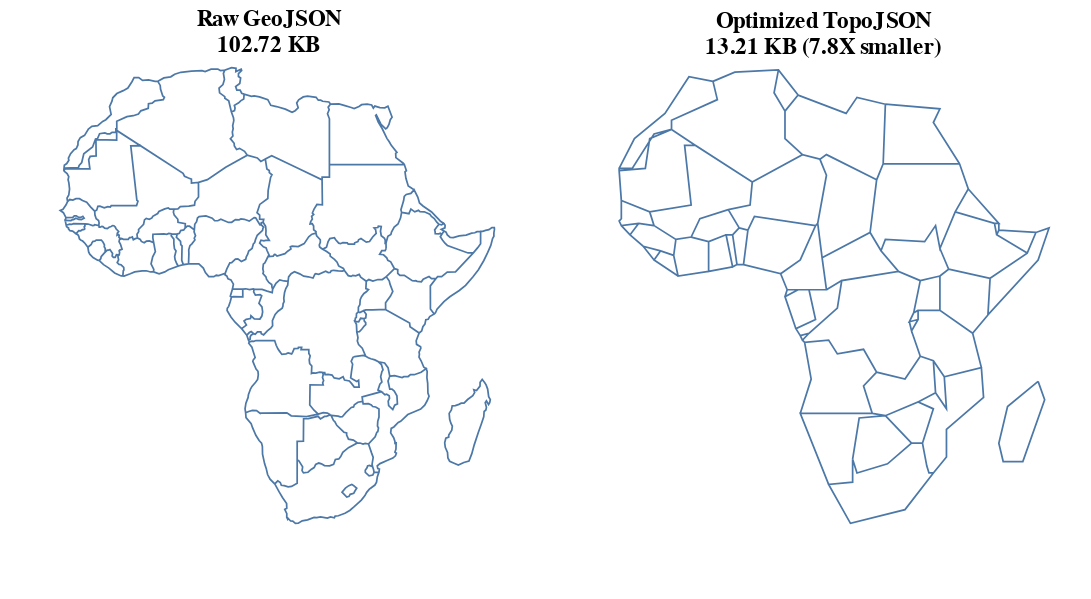

Here is the notebook cell this chart was saved with:
### Code cell
l = tp.Topology(data=africa, topology=False, prequantize=False).to_alt().properties(title=['Raw GeoJSON', '102.72 KB'])
r = topo.to_alt().properties(title=['Optimized TopoJSON', '13.21 KB (7.8X smaller)'])
l | r

### Figure 1 — Vega-Lite specification as saved in the notebook (floating-point values rounded to 4 significant figures; data arrays with more than 128 entries replaced by an {"elided": "..."} marker saying what was removed)
{"config": {"view": {"continuousWidth": 400, "continuousHeight": 300}}, "hconcat": [{"data": {"name": "data-9f3a60100dd249d669366182876a2cb1", "format": {"mesh": "data", "type": "topojson"}}, "mark": {"type": "geoshape", "filled": false}, "projection": {"reflectY": true, "type": "identity"}, "title": ["Raw GeoJSON", "102.72 KB"], "width": 300}, {"data": {"name": "data-20bfb36532254a0aa815b2f5b8ab3f0e", "format": {"mesh": "data", "type": "topojson"}}, "mark": {"type": "geoshape", "filled": false}, "projection": {"reflectY": true, "type": "identity"}, "title": ["Optimized TopoJSON", "13.21 KB (7.8X smaller)"], "width": 300}], "$schema": "https://vega.github.io/schema/vega-lite/v4.8.1.json", "datasets": {"data-9f3a60100dd249d669366182876a2cb1": {"type": "Topology", "objects": {"data": {"geometries": [{"properties": {"pop_est": 53950935, "continent": "Africa", "name": "Tanzania", "iso_a3": "TZA", "gdp_md_est": 150600.0}, "type": "Polygon", "arcs": [[0]]}, {"properties": {"pop_est": 603253, "continent": "Africa", "name": "W. Sahara", "iso_a3": "ESH", "gdp_md_est": 906.5}, "type": "Polygon", "arcs": [[1]]}, {"properties": {"pop_est": 83301151, "continent": "Africa", "name": "Dem. Rep. Congo", "iso_a3": "COD", "gdp_md_est": 66010.0}, "type": "Polygon", "arcs": [[2]]}, {"properties": {"pop_est": 7531386, "continent": "Africa", "name": "Somalia", "iso_a3": "SOM", "gdp_md_est": 4719.0}, "type": "Polygon", "arcs": [[3]]}, {"properties": {"pop_est": 47615739, "continent": "Africa", "name": "Kenya", "iso_a3": "KEN", "gdp_md_est": 152700.0}, "type": "Polygon", "arcs": [[4]]}, {"properties": {"pop_est": 37345935, "continent": "Africa", "name": "Sudan", "iso_a3": "SDN", "gdp_md_est": 176300.0}, "type": "Polygon", "arcs": [[5]]}, {"properties": {"pop_est": 12075985, "continent": "Africa", "name": "Chad", "iso_a3": "TCD", "gdp_md_est": 30590.0}, "type": "Polygon", "arcs": [[6]]}, {"properties": {"pop_est": 54841552, "continent": "Africa", "name": "South Africa", "iso_a3": "ZAF", "gdp_md_est": 739100.0}, "type": "Polygon", "arcs": [[7], [8]]}, {"properties": {"pop_est": 1958042, "continent": "Africa", "name": "Lesotho", "iso_a3": "LSO", "gdp_md_est": 6019.0}, "type": "Polygon", "arcs": [[8]]}, {"properties": {"pop_est": 13805084, "continent": "Africa", "name": "Zimbabwe", "iso_a3": "ZWE", "gdp_md_est": 28330.0}, "type": "Polygon", "arcs": [[9]]}, {"properties": {"pop_est": 2214858, "continent": "Africa", "name": "Botswana", "iso_a3": "BWA", "gdp_md_est": 35900.0}, "type": "Polygon", "arcs": [[10]]}, {"properties": {"pop_est": 2484780, "continent": "Africa", "name": "Namibia", "iso_a3": "NAM", "gdp_md_est": 25990.0}, "type": "Polygon", "arcs": [[11]]}, {"properties": {"pop_est": 14668522, "continent": "Africa", "name": "Senegal", "iso_a3": "SEN", "gdp_md_est": 39720.0}, "type": "Polygon", "arcs": [[12]]}, {"properties": {"pop_est": 17885245, "continent": "Africa", "name": "Mali", "iso_a3": "MLI", "gdp_md_est": 38090.0}, "type": "Polygon", "arcs": [[13]]}, {"properties": {"pop_est": 3758571, "continent": "Africa", "name": "Mauritania", "iso_a3": "MRT", "gdp_md_est": 16710.0}, "type": "Polygon", "arcs": [[14]]}, {"properties": {"pop_est": 11038805, "continent": "Africa", "name": "Benin", "iso_a3": "BEN", "gdp_md_est": 24310.0}, "type": "Polygon", "arcs": [[15]]}, {"properties": {"pop_est": 19245344, "continent": "Africa", "name": "Niger", "iso_a3": "NER", "gdp_md_est": 20150.0}, "type": "Polygon", "arcs": [[16]]}, {"properties": {"pop_est": 190632261, "continent": "Africa", "name": "Nigeria", "iso_a3": "NGA", "gdp_md_est": 1089000.0}, "type": "Polygon", "arcs": [[17]]}, {"properties": {"pop_est": 24994885, "continent": "Africa", "name": "Cameroon", "iso_a3": "CMR", "gdp_md_est": 77240.0}, "type": "Polygon", "arcs": [[18]]}, {"properties": {"pop_est": 7965055, "continent": "Africa", "name": "Togo", "iso_a3": "TGO", "gdp_md_est": 11610.0}, "type": "Polygon", "arcs": [[19]]}, {"properties": {"pop_est": 27499924, "continent": "Africa", "name": "Ghana", "iso_a3": "GHA", "gdp_md_est": 120800.0}, "type": "Polygon", "arcs": [[20]]}, {"properties": {"pop_est": 24184810, "continent": "Africa", "name": "Côte d'Ivoire", "iso_a3": "CIV", "gdp_md_est": 87120.0}, "type": "Polygon", "arcs": [[21]]}, {"properties": {"pop_est": 12413867, "continent": "Africa", "name": "Guinea", "iso_a3": "GIN", "gdp_md_est": 16080.0}, "type": "Polygon", "arcs": [[22]]}, {"properties": {"pop_est": 1792338, "continent": "Africa", "name": "Guinea-Bissau", "iso_a3": "GNB", "gdp_md_est": 2851.0}, "type": "Polygon", "arcs": [[23]]}, {"properties": {"pop_est": 4689021, "continent": "Africa", "name": "Liberia", "iso_a3": "LBR", "gdp_md_est": 3881.0}, "type": "Polygon", "arcs": [[24]]}, {"properties": {"pop_est": 6163195, "continent": "Africa", "name": "Sierra Leone", "iso_a3": "SLE", "gdp_md_est": 10640.0}, "type": "Polygon", "arcs": [[25]]}, {"properties": {"pop_est": 20107509, "continent": "Africa", "name": "Burkina Faso", "iso_a3": "BFA", "gdp_md_est": 32990.0}, "type": "Polygon", "arcs": [[26]]}, {"properties": {"pop_est": 5625118, "continent": "Africa", "name": "Central African Rep.", "iso_a3": "CAF", "gdp_md_est": 3206.0}, "type": "Polygon", "arcs": [[27]]}, {"properties": {"pop_est": 4954674, "continent": "Africa", "name": "Congo", "iso_a3": "COG", "gdp_md_est": 30270.0}, "type": "Polygon", "arcs": [[28]]}, {"properties": {"pop_est": 1772255, "continent": "Africa", "name": "Gabon", "iso_a3": "GAB", "gdp_md_est": 35980.0}, "type": "Polygon", "arcs": [[29]]}, {"properties": {"pop_est": 778358, "continent": "Africa", "name": "Eq. Guinea", "iso_a3": "GNQ", "gdp_md_est": 31770.0}, "type": "Polygon", "arcs": [[30]]}, {"properties": {"pop_est": 15972000, "continent": "Africa", "name": "Zambia", "iso_a3": "ZMB", "gdp_md_est": 65170.0}, "type": "Polygon", "arcs": [[31]]}, {"properties": {"pop_est": 19196246, "continent": "Africa", "name": "Malawi", "iso_a3": "MWI", "gdp_md_est": 21200.0}, "type": "Polygon", "arcs": [[32]]}, {"properties": {"pop_est": 26573706, "continent": "Africa", "name": "Mozambique", "iso_a3": "MOZ", "gdp_md_est": 35010.0}, "type": "Polygon", "arcs": [[33]]}, {"properties": {"pop_est": 1467152, "continent": "Africa", "name": "eSwatini", "iso_a3": "SWZ", "gdp_md_est": 11060.0}, "type": "Polygon", "arcs": [[34]]}, {"properties": {"pop_est": 29310273, "continent": "Africa", "name": "Angola", "iso_a3": "AGO", "gdp_md_est": 189000.0}, "type": "MultiPolygon", "arcs": [[[35]], [[36]]]}, {"properties": {"pop_est": 11466756, "continent": "Africa", "name": "Burundi", "iso_a3": "BDI", "gdp_md_est": 7892.0}, "type": "Polygon", "arcs": [[37]]}, {"properties": {"pop_est": 25054161, "continent": "Africa", "name": "Madagascar", "iso_a3": "MDG", "gdp_md_est": 36860.0}, "type": "Polygon", "arcs": [[38]]}, {"properties": {"pop_est": 2051363, "continent": "Africa", "name": "Gambia", "iso_a3": "GMB", "gdp_md_est": 3387.0}, "type": "Polygon", "arcs": [[39]]}, {"properties": {"pop_est": 11403800, "continent": "Africa", "name": "Tunisia", "iso_a3": "TUN", "gdp_md_est": 130800.0}, "type": "Polygon", "arcs": [[40]]}, {"properties": {"pop_est": 40969443, "continent": "Africa", "name": "Algeria", "iso_a3": "DZA", "gdp_md_est": 609400.0}, "type": "Polygon", "arcs": [[41]]}, {"properties": {"pop_est": 5918919, "continent": "Africa", "name": "Eritrea", "iso_a3": "ERI", "gdp_md_est": 9169.0}, "type": "Polygon", "arcs": [[42]]}, {"properties": {"pop_est": 33986655, "continent": "Africa", "name": "Morocco", "iso_a3": "MAR", "gdp_md_est": 282800.0}, "type": "Polygon", "arcs": [[43]]}, {"properties": {"pop_est": 97041072, "continent": "Africa", "name": "Egypt", "iso_a3": "EGY", "gdp_md_est": 1105000.0}, "type": "Polygon", "arcs": [[44]]}, {"properties": {"pop_est": 6653210, "continent": "Africa", "name": "Libya", "iso_a3": "LBY", "gdp_md_est": 90890.0}, "type": "Polygon", "arcs": [[45]]}, {"properties": {"pop_est": 105350020, "continent": "Africa", "name": "Ethiopia", "iso_a3": "ETH", "gdp_md_est": 174700.0}, "type": "Polygon", "arcs": [[46]]}, {"properties": {"pop_est": 865267, "continent": "Africa", "name": "Djibouti", "iso_a3": "DJI", "gdp_md_est": 3345.0}, "type": "Polygon", "arcs": [[47]]}, {"properties": {"pop_est": 3500000, "continent": "Africa", "name": "Somaliland", "iso_a3": "-99", "gdp_md_est": 12250.0}, "type": "Polygon", "arcs": [[48]]}, {"properties": {"pop_est": 39570125, "continent": "Africa", "name": "Uganda", "iso_a3": "UGA", "gdp_md_est": 84930.0}, "type": "Polygon", "arcs": [[49]]}, {"properties": {"pop_est": 11901484, "continent": "Africa", "name": "Rwanda", "iso_a3": "RWA", "gdp_md_est": 21970.0}, "type": "Polygon", "arcs": [[50]]}, {"properties": {"pop_est": 13026129, "continent": "Africa", "name": "S. Sudan", "iso_a3": "SSD", "gdp_md_est": 20880.0}, "type": "Polygon", "arcs": [[51]]}], "type": "GeometryCollection"}}, "bbox": [-17.63, -34.82, 51.13, 37.35], "arcs": {"elided": "52 rows, 4460 float values in total"}}, "data-20bfb36532254a0aa815b2f5b8ab3f0e": {"type": "Topology", "objects": {"data": {"geometries": [{"properties": {"pop_est": 53950935, "continent": "Africa", "name": "Tanzania", "iso_a3": "TZA", "gdp_md_est": 150600.0}, "type": "Polygon", "arcs": [[-6, 0, -84, -82, -77, -3, -100, -140, -137]]}, {"properties": {"pop_est": 603253, "continent": "Africa", "name": "W. Sahara", "iso_a3": "ESH", "gdp_md_est": 906.5}, "type": "Polygon", "arcs": [[-106, -22, 1, -115]]}, {"properties": {"pop_est": 83301151, "continent": "Africa", "name": "Dem. Rep. Congo", "iso_a3": "COD", "gdp_md_est": 66010.0}, "type": "Polygon", "arcs": [[2, -81, -96, 3, -93, -67, -63, -144, -138, -142, -101]]}, {"properties": {"pop_est": 7531386, "continent": "Africa", "name": "Somalia", "iso_a3": "SOM", "gdp_md_est": 4719.0}, "type": "Polygon", "arcs": [[-7, -126, -133, 4]]}, {"properties": {"pop_est": 47615739, "continent": "Africa", "name": "Kenya", "iso_a3": "KEN", "gdp_md_est": 152700.0}, "type": "Polygon", "arcs": [[5, -139, -148, -127, 6, 7]]}, {"properties": {"pop_est": 37345935, "continent": "Africa", "name": "Sudan", "iso_a3": "SDN", "gdp_md_est": 176300.0}, "type": "Polygon", "arcs": [[-66, -10, -119, -117, 8, -112, -128, -146]]}, {"properties": {"pop_est": 12075985, "continent": "Africa", "name": "Chad", "iso_a3": "TCD", "gdp_md_est": 30590.0}, "type": "Polygon", "arcs": [[9, -65, -33, -27, -120]]}, {"properties": {"pop_est": 54841552, "continent": "Africa", "name": "South Africa", "iso_a3": "ZAF", "gdp_md_est": 739100.0}, "type": "Polygon", "arcs": [[-16, -14, -13, -87, -91, -86, 10], [11]]}, {"properties": {"pop_est": 1958042, "continent": "Africa", "name": "Lesotho", "iso_a3": "LSO", "gdp_md_est": 6019.0}, "type": "Polygon", "arcs": [[11]]}, {"properties": {"pop_est": 13805084, "continent": "Africa", "name": "Zimbabwe", "iso_a3": "ZWE", "gdp_md_est": 28330.0}, "type": "Polygon", "arcs": [[12, -15, -78, -88]]}, {"properties": {"pop_est": 2214858, "continent": "Africa", "name": "Botswana", "iso_a3": "BWA", "gdp_md_est": 35900.0}, "type": "Polygon", "arcs": [[13, -18, -79, 14]]}, {"properties": {"pop_est": 2484780, "continent": "Africa", "name": "Namibia", "iso_a3": "NAM", "gdp_md_est": 25990.0}, "type": "Polygon", "arcs": [[15, 16, -98, -80, 17]]}, {"properties": {"pop_est": 14668522, "continent": "Africa", "name": "Senegal", "iso_a3": "SEN", "gdp_md_est": 39720.0}, "type": "Polygon", "arcs": [[18, -24, -21, -44, -48, 19, -103]]}, {"properties": {"pop_est": 17885245, "continent": "Africa", "name": "Mali", "iso_a3": "MLI", "gdp_md_est": 38090.0}, "type": "Polygon", "arcs": [[20, -23, -110, -29, -57, -41, -45]]}, {"properties": {"pop_est": 3758571, "continent": "Africa", "name": "Mauritania", "iso_a3": "MRT", "gdp_md_est": 16710.0}, "type": "Polygon", "arcs": [[21, -111, 22, 23, 24]]}, {"properties": {"pop_est": 11038805, "continent": "Africa", "name": "Benin", "iso_a3": "BEN", "gdp_md_est": 24310.0}, "type": "Polygon", "arcs": [[25, -37, -59, -28, -30]]}, {"properties": {"pop_est": 19245344, "continent": "Africa", "name": "Niger", "iso_a3": "NER", "gdp_md_est": 20150.0}, "type": "Polygon", "arcs": [[26, -36, -31, 27, -58, 28, -109, -121]]}, {"properties": {"pop_est": 190632261, "continent": "Africa", "name": "Nigeria", "iso_a3": "NGA", "gdp_md_est": 1089000.0}, "type": "Polygon", "arcs": [[29, 30, -35, 31]]}, {"properties": {"pop_est": 24994885, "continent": "Africa", "name": "Cameroon", "iso_a3": "CMR", "gdp_md_est": 77240.0}, "type": "Polygon", "arcs": [[32, -64, -69, -71, -74, 33, 34, 35]]}, {"properties": {"pop_est": 7965055, "continent": "Africa", "name": "Togo", "iso_a3": "TGO", "gdp_md_est": 11610.0}, "type": "Polygon", "arcs": [[36, 37, -39, -60]]}, {"properties": {"pop_est": 27499924, "continent": "Africa", "name": "Ghana", "iso_a3": "GHA", "gdp_md_est": 120800.0}, "type": "Polygon", "arcs": [[38, 39, -42, -61]]}, {"properties": {"pop_est": 24184810, "continent": "Africa", "name": "Côte d'Ivoire", "iso_a3": "CIV", "gdp_md_est": 87120.0}, "type": "Polygon", "arcs": [[40, -62, 41, 42, -51, -46]]}, {"properties": {"pop_est": 12413867, "continent": "Africa", "name": "Guinea", "iso_a3": "GIN", "gdp_md_est": 16080.0}, "type": "Polygon", "arcs": [[43, 44, 45, -53, -54, 46, -49]]}, {"properties": {"pop_est": 1792338, "continent": "Africa", "name": "Guinea-Bissau", "iso_a3": "GNB", "gdp_md_est": 2851.0}, "type": "Polygon", "arcs": [[47, 48, 49]]}, {"properties": {"pop_est": 4689021, "continent": "Africa", "name": "Liberia", "iso_a3": "LBR", "gdp_md_est": 3881.0}, "type": "Polygon", "arcs": [[50, 51, -55, 52]]}, {"properties": {"pop_est": 6163195, "continent": "Africa", "name": "Sierra Leone", "iso_a3": "SLE", "gdp_md_est": 10640.0}, "type": "Polygon", "arcs": [[53, 54, 55]]}, {"properties": {"pop_est": 20107509, "continent": "Africa", "name": "Burkina Faso", "iso_a3": "BFA", "gdp_md_est": 32990.0}, "type": "Polygon", "arcs": [[56, 57, 58, 59, 60, 61]]}, {"properties": {"pop_est": 5625118, "continent": "Africa", "name": "Central African Rep.", "iso_a3": "CAF", "gdp_md_est": 3206.0}, "type": "Polygon", "arcs": [[62, -70, 63, 64, 65, -145]]}, {"properties": {"pop_est": 4954674, "continent": "Africa", "name": "Congo", "iso_a3": "COG", "gdp_md_est": 30270.0}, "type": "Polygon", "arcs": [[66, -95, 67, -72, 68, 69]]}, {"properties": {"pop_est": 1772255, "continent": "Africa", "name": "Gabon", "iso_a3": "GAB", "gdp_md_est": 35980.0}, "type": "Polygon", "arcs": [[70, 71, 72, -75]]}, {"properties": {"pop_est": 778358, "continent": "Africa", "name": "Eq. Guinea", "iso_a3": "GNQ", "gdp_md_est": 31770.0}, "type": "Polygon", "arcs": [[73, 74, 75]]}, {"properties": {"pop_est": 15972000, "continent": "Africa", "name": "Zambia", "iso_a3": "ZMB", "gdp_md_est": 65170.0}, "type": "Polygon", "arcs": [[76, -83, -89, 77, 78, 79, -97, 80]]}, {"properties": {"pop_est": 19196246, "continent": "Africa", "name": "Malawi", "iso_a3": "MWI", "gdp_md_est": 21200.0}, "type": "Polygon", "arcs": [[81, -90, 82]]}, {"properties": {"pop_est": 26573706, "continent": "Africa", "name": "Mozambique", "iso_a3": "MOZ", "gdp_md_est": 35010.0}, "type": "Polygon", "arcs": [[83, 84, 85, -92, 86, 87, 88, 89]]}, {"properties": {"pop_est": 1467152, "continent": "Africa", "name": "eSwatini", "iso_a3": "SWZ", "gdp_md_est": 11060.0}, "type": "Polygon", "arcs": [[90, 91]]}, {"properties": {"pop_est": 29310273, "continent": "Africa", "name": "Angola", "iso_a3": "AGO", "gdp_md_est": 189000.0}, "type": "MultiPolygon", "arcs": [[[92, 93, 94]], [[95, 96, 97, 98]]]}, {"properties": {"pop_est": 11466756, "continent": "Africa", "name": "Burundi", "iso_a3": "BDI", "gdp_md_est": 7892.0}, "type": "Polygon", "arcs": [[99, 100, -141]]}, {"properties": {"pop_est": 25054161, "continent": "Africa", "name": "Madagascar", "iso_a3": "MDG", "gdp_md_est": 36860.0}, "type": "Polygon", "arcs": [[101]]}, {"properties": {"pop_est": 2051363, "continent": "Africa", "name": "Gambia", "iso_a3": "GMB", "gdp_md_est": 3387.0}, "type": "Polygon", "arcs": [[102, 103]]}, {"properties": {"pop_est": 11403800, "continent": "Africa", "name": "Tunisia", "iso_a3": "TUN", "gdp_md_est": 130800.0}, "type": "Polygon", "arcs": [[-108, 104, -123]]}, {"properties": {"pop_est": 40969443, "continent": "Africa", "name": "Algeria", "iso_a3": "DZA", "gdp_md_est": 609400.0}, "type": "Polygon", "arcs": [[105, -114, 106, 107, -122, 108, 109, 110]]}, {"properties": {"pop_est": 5918919, "continent": "Africa", "name": "Eritrea", "iso_a3": "ERI", "gdp_md_est": 9169.0}, "type": "Polygon", "arcs": [[111, 112, -130, -129]]}, {"properties": {"pop_est": 33986655, "continent": "Africa", "name": "Morocco", "iso_a3": "MAR", "gdp_md_est": 282800.0}, "type": "Polygon", "arcs": [[113, 114, 115]]}, {"properties": {"pop_est": 97041072, "continent": "Africa", "name": "Egypt", "iso_a3": "EGY", "gdp_md_est": 1105000.0}, "type": "Polygon", "arcs": [[116, -125, 117]]}, {"properties": {"pop_est": 6653210, "continent": "Africa", "name": "Libya", "iso_a3": "LBY", "gdp_md_est": 90890.0}, "type": "Polygon", "arcs": [[118, 119, 120, 121, 122, 123, 124]]}, {"properties": {"pop_est": 105350020, "continent": "Africa", "name": "Ethiopia", "iso_a3": "ETH", "gdp_md_est": 174700.0}, "type": "Polygon", "arcs": [[125, 126, -147, 127, 128, -132, -134]]}, {"properties": {"pop_est": 865267, "continent": "Africa", "name": "Djibouti", "iso_a3": "DJI", "gdp_md_est": 3345.0}, "type": "Polygon", "arcs": [[129, 130, -135, 131]]}, {"properties": {"pop_est": 3500000, "continent": "Africa", "name": "Somaliland", "iso_a3": "-99", "gdp_md_est": 12250.0}, "type": "Polygon", "arcs": [[132, 133, 134, 135]]}, {"properties": {"pop_est": 39570125, "continent": "Africa", "name": "Uganda", "iso_a3": "UGA", "gdp_md_est": 84930.0}, "type": "Polygon", "arcs": [[136, -143, 137, -149, 138]]}, {"properties": {"pop_est": 11901484, "continent": "Africa", "name": "Rwanda", "iso_a3": "RWA", "gdp_md_est": 21970.0}, "type": "Polygon", "arcs": [[139, 140, 141, 142]]}, {"properties": {"pop_est": 13026129, "continent": "Africa", "name": "S. Sudan", "iso_a3": "SSD", "gdp_md_est": 20880.0}, "type": "Polygon", "arcs": [[143, 144, 145, 146, 147, 148]]}], "type": "GeometryCollection"}}, "bbox": [-17.63, -34.82, 51.13, 37.35], "transform": {"scale": [0.3455, 0.3627], "translate": [-17.63, -34.82]}, "arcs": {"elided": "149 rows, 702 int values in total"}}}}
